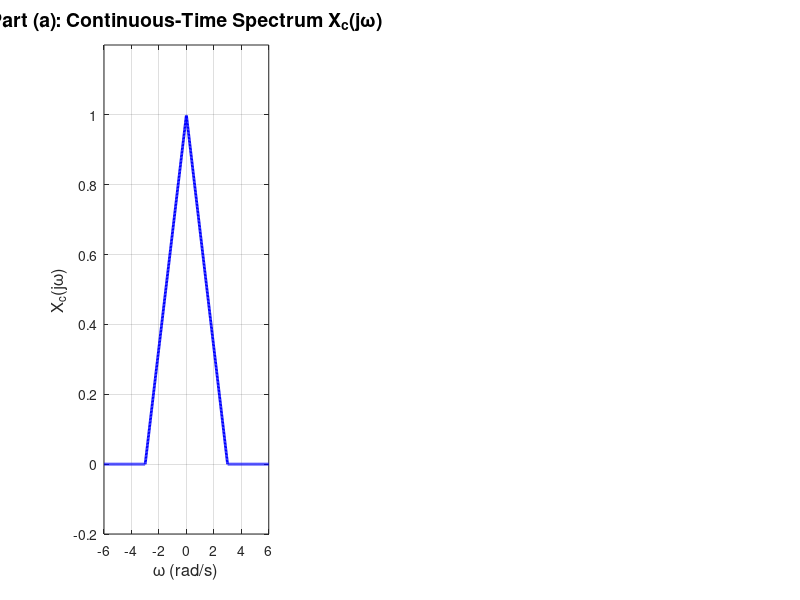

This chart was generated by the following MATLAB code: (Note: this script raises an error after producing the figure.)
%% Sampling and Reconstruction Problem
% Xc(jω) is a triangular spectrum from -3 to 3 rad/s
clear all; close all; clc;

%% Part (a): Plot Xc(jω)
fprintf('=== Part (a): Continuous-Time Fourier Transform ===\n\n');

% Define frequency axis for continuous-time spectrum
omega = linspace(-6, 6, 1000);

% Define Xc(jω) according to the given piecewise function
Xc = zeros(size(omega));
for i = 1:length(omega)
    w = omega(i);
    if w >= -3 && w < 0
        Xc(i) = 1 + w/3;
    elseif w >= 0 && w < 3
        Xc(i) = 1 - w/3;
    else
        Xc(i) = 0;
    end
end

% Plot Xc(jω)
figure('Position', [100, 100, 1400, 400]);
subplot(1,3,1);
plot(omega, Xc, 'b', 'LineWidth', 2);
grid on;
xlabel('\omega (rad/s)', 'FontSize', 12);
ylabel('X_c(j\omega)', 'FontSize', 12);
title('Part (a): Continuous-Time Spectrum X_c(j\omega)', 'FontSize', 14);
xlim([-6, 6]);
ylim([-0.2, 1.2]);

% Add annotations
hold on;
xline(0, 'k--', 'LineWidth', 0.5);
yline(0, 'k--', 'LineWidth', 0.5);

fprintf('Xc(jω) is a triangular spectrum:\n');
fprintf('  - Bandwidth: |ω| < 3 rad/s\n');
fprintf('  - Maximum frequency: ω_max = 3 rad/s\n');
fprintf('  - Peak magnitude: 1 at ω = 0\n\n');

%% Part (b): Plot Xs(jω) - Sampled Signal Spectrum
fprintf('=== Part (b): Sampled Signal Spectrum ===\n\n');

% Sampling parameters
Ts = pi/2;  % Sampling period
omega_s = 2*pi/Ts;  % Sampling frequency = 4 rad/s
fs_equiv = omega_s/(2*pi);  % Equivalent frequency in Hz

fprintf('Sampling period: Ts = π/2 ≈ %.4f s\n', Ts);
fprintf('Sampling frequency: ω_s = 2π/Ts = 4 rad/s\n');
fprintf('Nyquist frequency: ω_s/2 = 2 rad/s\n');
fprintf('Signal bandwidth: ω_max = 3 rad/s\n');
fprintf('ALIASING OCCURS: ω_max (3) > ω_s/2 (2) ✗\n\n');

% Xs(jω) consists of shifted and scaled replicas of Xc(jω)
% Xs(jω) = (1/Ts) * sum of Xc(j(ω - k*ω_s)) for all k

omega_plot = linspace(-10, 10, 2000);
Xs = zeros(size(omega_plot));

% Sum replicas (use k = -3 to 3 for sufficient coverage)
for k = -3:3
    for i = 1:length(omega_plot)
        w = omega_plot(i);
        w_shifted = w - k*omega_s;
        
        % Evaluate Xc at shifted frequency
        if w_shifted >= -3 && w_shifted < 0
            Xs(i) = Xs(i) + (1/Ts) * (1 + w_shifted/3);
        elseif w_shifted >= 0 && w_shifted < 3
            Xs(i) = Xs(i) + (1/Ts) * (1 - w_shifted/3);
        end
    end
end

% Plot Xs(jω)
subplot(1,3,2);
plot(omega_plot, Xs, 'r', 'LineWidth', 2);
grid on;
xlabel('\omega (rad/s)', 'FontSize', 12);
ylabel('X_s(j\omega)', 'FontSize', 12);
title('Part (b): Sampled Signal Spectrum X_s(j\omega)', 'FontSize', 14);
xlim([-10, 10]);
ylim([-0.1, 1.5]);

% Mark replica centers
hold on;
for k = -2:2
    xline(k*omega_s, 'k--', 'Alpha', 0.3);
    if k ~= 0
        text(k*omega_s, 1.4, sprintf('k=%d', k), 'HorizontalAlignment', 'center', 'FontSize', 9);
    end
end
xline(0, 'k--', 'LineWidth', 1);
yline(0, 'k--', 'LineWidth', 0.5);

% Highlight aliasing region
patch([-2, 2, 2, -2], [-0.1, -0.1, 1.5, 1.5], 'g', 'FaceAlpha', 0.1, 'EdgeColor', 'none');
text(0, 1.3, 'Base band', 'HorizontalAlignment', 'center', 'FontSize', 10, 'Color', 'g');

fprintf('Xs(jω) shows overlapping replicas → ALIASING\n\n');

%% Part (c): Plot DTFT Xd(e^jω̂)
fprintf('=== Part (c): DTFT of Discrete Sequence ===\n\n');

% The DTFT is related to Xs(jω) by: Xd(e^jω̂) = Xs(jω)|_{ω=ω̂/Ts}
% where ω̂ = ωTs is the normalized (discrete) frequency
% DTFT is 2π-periodic

omega_hat = linspace(-2*pi, 2*pi, 2000);
Xd = zeros(size(omega_hat));

% Compute DTFT (one period is same as Xs scaled)
for i = 1:length(omega_hat)
    w_hat = omega_hat(i);
    w = w_hat / Ts;  % Convert discrete frequency to continuous frequency
    
    % Evaluate Xs(jω) at this frequency
    % Since Xs is periodic with period ω_s, we only need to evaluate base replicas
    for k = -3:3
        w_shifted = w - k*omega_s;
        
        if w_shifted >= -3 && w_shifted < 0
            Xd(i) = Xd(i) + (1/Ts) * (1 + w_shifted/3);
        elseif w_shifted >= 0 && w_shifted < 3
            Xd(i) = Xd(i) + (1/Ts) * (1 - w_shifted/3);
        end
    end
end

% Plot DTFT
subplot(1,3,3);
plot(omega_hat/pi, Xd, 'm', 'LineWidth', 2);
grid on;
xlabel('\omega-hat (×π rad)', 'FontSize', 12);
ylabel('X_d(e^{j\omega-hat})', 'FontSize', 12);
title('Part (c): DTFT X_d(e^{j\omega-hat})', 'FontSize', 14);
xlim([-2, 2]);
ylim([-0.1, 1.5]);

% Mark period boundaries
hold on;
xline(-1, 'k--', 'Alpha', 0.5, 'LineWidth', 1.5);
xline(1, 'k--', 'Alpha', 0.5, 'LineWidth', 1.5);
xline(0, 'k--', 'LineWidth', 1);
yline(0, 'k--', 'LineWidth', 0.5);

% Annotate periodicity
text(-1, 1.4, '-π', 'HorizontalAlignment', 'center', 'FontSize', 11, 'FontWeight', 'bold');
text(0, 1.4, '0', 'HorizontalAlignment', 'center', 'FontSize', 11, 'FontWeight', 'bold');
text(1, 1.4, 'π', 'HorizontalAlignment', 'center', 'FontSize', 11, 'FontWeight', 'bold');

patch([-1, 1, 1, -1], [-0.1, -0.1, 1.5, 1.5], 'c', 'FaceAlpha', 0.1, 'EdgeColor', 'none');
text(0, 1.25, 'One period', 'HorizontalAlignment', 'center', 'FontSize', 10, 'Color', 'c');

fprintf('DTFT is 2π-periodic\n');
fprintf('Normalized frequency: ω̂ = ωTs = ω(π/2)\n');
fprintf('ω̂ = π corresponds to ω = 2 rad/s\n\n');

%% Part (d): Reconstruction Analysis
fprintf('=== Part (d): Reconstruction Analysis ===\n\n');

% Detailed Console Output
fprintf('━━━━━━━━━━━━━━━━━━━━━━━━━━━━━━━━━━━━━━━━━━━━━━━\n');
fprintf('RECONSTRUCTION ANALYSIS - DETAILED ANSWER\n');
fprintf('━━━━━━━━━━━━━━━━━━━━━━━━━━━━━━━━━━━━━━━━━━━━━━━\n\n');

fprintf('Can we reconstruct x_c(t) from x_s(t) or x_d[n]?\n');
fprintf('━━━━━━━━━━━━━━━━━━━━━━━━━━━━━━━━━━━━━━━━━━━━━━━\n');
fprintf('\n❌ NO - Perfect reconstruction is IMPOSSIBLE\n\n');

fprintf('Justification:\n');
fprintf('━━━━━━━━━━━━━━━━━━━━━━━━━━━━━━━━━━━━━━━━━━━━━━━\n');
fprintf('1. Signal bandwidth: ω_max = 3 rad/s\n');
fprintf('2. Sampling frequency: ω_s = 2π/Ts = 2π/(π/2) = 4 rad/s\n');
fprintf('3. Nyquist frequency: ω_s/2 = 2 rad/s\n');
fprintf('4. Nyquist criterion: Requires ω_s > 2ω_max\n');
fprintf('   → Need: ω_s > 6 rad/s\n');
fprintf('   → Have: ω_s = 4 rad/s ✗\n\n');
fprintf('5. ALIASING occurs because ω_max (3) > ω_s/2 (2)\n\n');

fprintf('Methods to Enable Reconstruction:\n');
fprintf('━━━━━━━━━━━━━━━━━━━━━━━━━━━━━━━━━━━━━━━━━━━━━━━\n\n');

fprintf('METHOD 1: Increase Sampling Rate\n');
fprintf('────────────────────────────────\n');
fprintf('• Required: Ts < π/ω_max = π/3 ≈ 1.047\n');
fprintf('• Current: Ts = π/2 ≈ 1.571 (TOO LARGE)\n');
fprintf('• Example: Use Ts = π/4, then ω_s = 8 rad/s > 6 rad/s ✓\n');
fprintf('• Then use ideal lowpass filter: H(jω) = Ts for |ω| < ω_s/2, else 0\n\n');

fprintf('METHOD 2: Pre-filter (Anti-aliasing)\n');
fprintf('────────────────────────────────────\n');
fprintf('• Apply ideal lowpass filter BEFORE sampling\n');
fprintf('• Cutoff frequency: ω_c = ω_s/2 = 2 rad/s\n');
fprintf('• This removes spectral content for |ω| > 2\n');
fprintf('• Can reconstruct the FILTERED signal (not original)\n');
fprintf('• Original information for 2 < |ω| < 3 is permanently lost\n\n');

fprintf('━━━━━━━━━━━━━━━━━━━━━━━━━━━━━━━━━━━━━━━━━━━━━━━\n');
